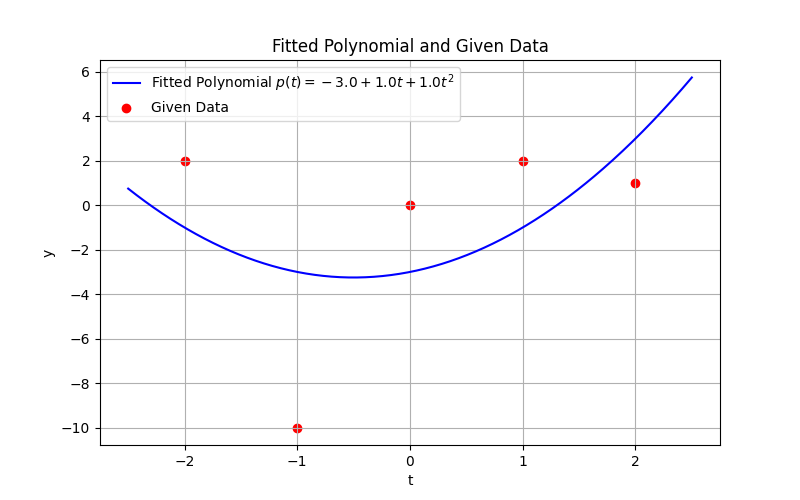

Recreate this plot in Python.
import numpy as np
import matplotlib.pyplot as plt

# used as reference for least squares
# https://pythonnumericalmethods.berkeley.edu/notebooks/chapter16.04-Least-Squares-Regression-in-Python.html
# https://vnav.mit.edu/material/17-18-NonLinearLeastSquares-notes.pdf
# https://www.mathworks.com/help/optim/ug/least-squares-model-fitting-algorithms.html


# input
t = np.array([-2, -1, 0, 1, 2])
# output 
y = np.array([2, -10, 0, 2, 1])

# construct matrix A and vector b
# np.vstack used to stack arrays in sequence vertically
A = np.vstack([np.ones_like(t), t, t**2]).T
b = y

# solves equation of A^T Ax = A^T b
x = np.linalg.solve(A.T @ A, A.T @ b)

# display the found coefficients
print("Coefficients of the fitted polynomial are:", x)

# generating points for the fitted polynomial
t_fine = np.linspace(-2.5, 2.5, 400)
p_t = x[0] + x[1]*t_fine + x[2]*t_fine**2

# plotting
plt.figure(figsize=(8, 5))
plt.plot(t_fine, p_t, label=f'Fitted Polynomial $p(t) = {x[0]} + {x[1]}t + {x[2]}t^2$', color='blue')
plt.scatter(t, y, color='red', label='Given Data')
plt.title('Fitted Polynomial and Given Data')
plt.xlabel('t')
plt.ylabel('y')
plt.legend()
plt.grid(True)
plt.show()
